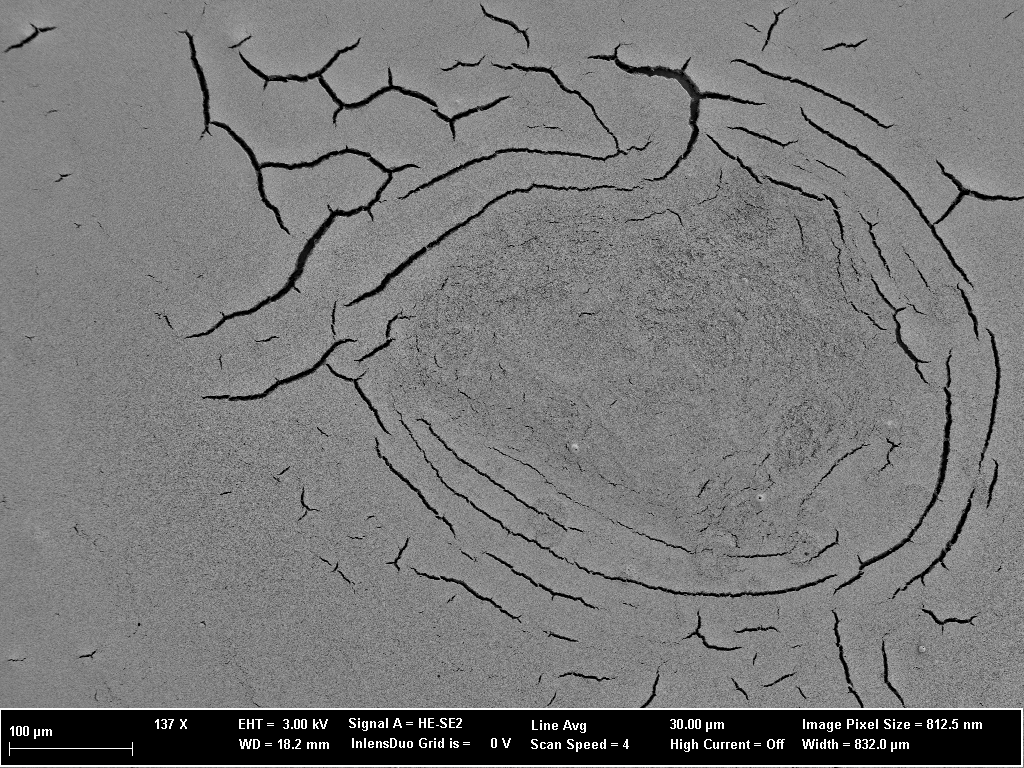
#> input picture input/crack3.tif, 1024 x 768 px
$ jupyter execute crackrecognition.ipynb
#> lines starting #> are read from the running program, lines starting #| are printed output that depends on the picture; after the words box and inside, x2 and y2 are one past the last pixel; in counts of white or black regions, pixels touching at a corner belong together; long printed decimals are rounded
[cell 1]
import cv2 as cv
import matplotlib.pyplot as plt
import numpy as np

[cell 2]
picture = './input/crack3.tif'
img_demo = cv.imread(picture)
#> img_demo is the input picture: shape (768, 1024, 3); min 0, max 255, mean 120.8
plt.imshow(img_demo)
plt.xticks([]), plt.yticks([])
plt.show()

[cell 3]
img = cv.imread(picture, cv.IMREAD_GRAYSCALE)
#> img: shape (768, 1024); min 0, max 255, mean 120.8
plt.imshow(img)
plt.xticks([]), plt.yticks([])
plt.show()

[cell 4]
height = img.shape[0]
#> height = 768
width = img.shape[1]
#> width = 1024
img_crop = img[0:height-60, 0:width]
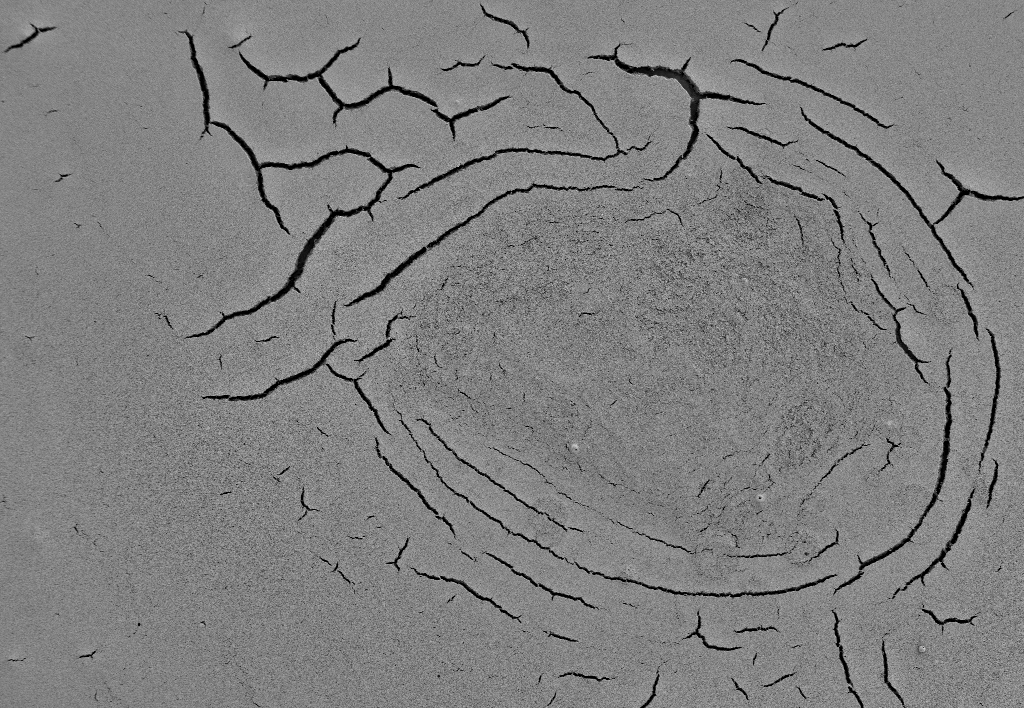
#> img_crop: shape (708, 1024); min 0, max 217, mean 127.9

[cell 5]
plt.imshow(img_crop)
plt.xticks([]), plt.yticks([])
plt.show()

[cell 6]
img_smooth = cv.bilateralFilter(img_crop, 5,25,25)

[cell 7]
plt.imshow(img_smooth)
plt.xticks([]), plt.yticks([])
plt.show()

[cell 8]
ret, img_proc = cv.threshold(img_smooth, 75, 255, cv.THRESH_BINARY)
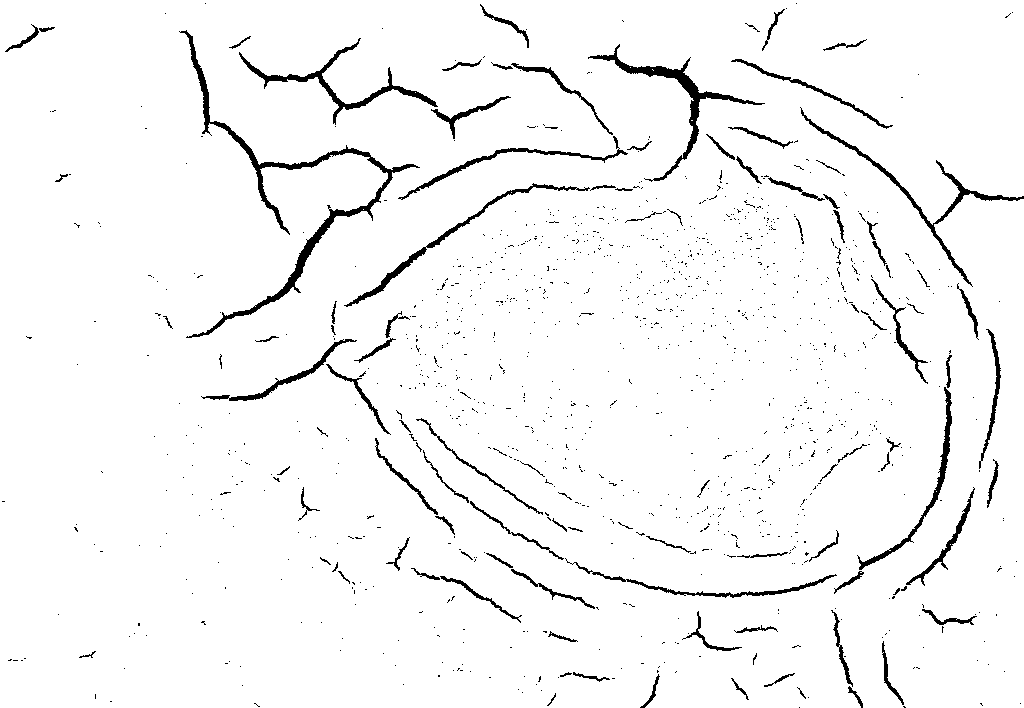
#> img_proc: shape (708, 1024); 96.3% white; 1236 black regions (1132 under 20 px), largest, box (x1, y1, x2, y2) and area: (179, 30, 420, 338) 3710, (588, 44, 765, 182) 1841, (239, 38, 438, 125) 1521

[cell 9]
plt.imshow(img_proc)
plt.xticks([]), plt.yticks([])
plt.show()

[cell 10]
pixels = np.prod(img_proc.shape)
#> pixels = 724992
crackpixels = list(np.unique(img_proc, return_counts=True)[1])[0]
#> crackpixels = 27178
percentcrack = crackpixels / pixels
#> percentcrack = 0.0375

[cell 11]
print(percentcrack * 100)
#| 3.749

$ run again, with input/crack1.tif copied over input/crack3.tif
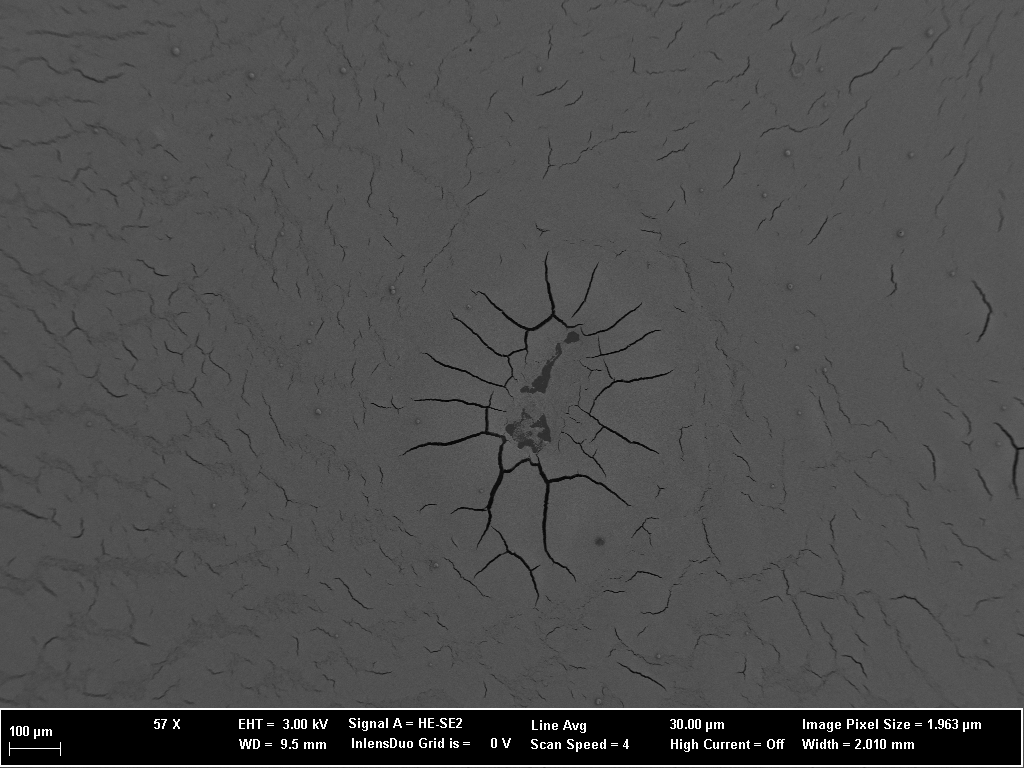
#> input picture input/crack1.tif, 1024 x 768 px
#> img_demo is the input picture: shape (768, 1024, 3); min 0, max 255, mean 78.3
#> `img_crop = img[0:height-60, 0:width]`:
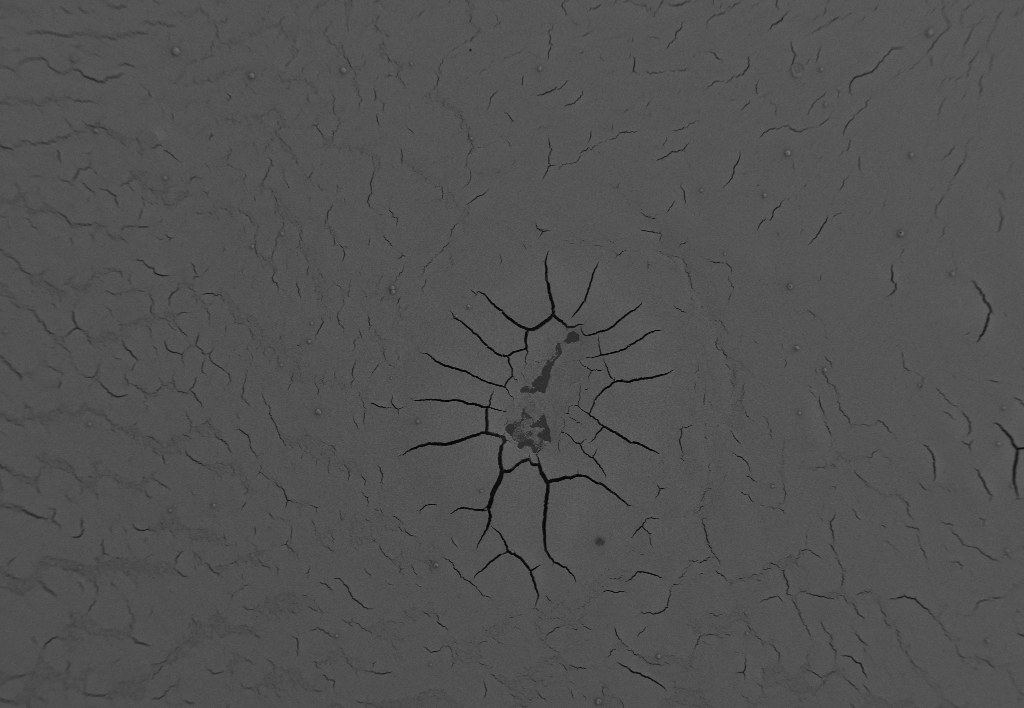
#> img_crop: shape (708, 1024); min 3, max 113, mean 81.8
#> `ret, img_proc = cv.threshold(img_smooth, 75, 255, cv.THRESH_BINARY)`:
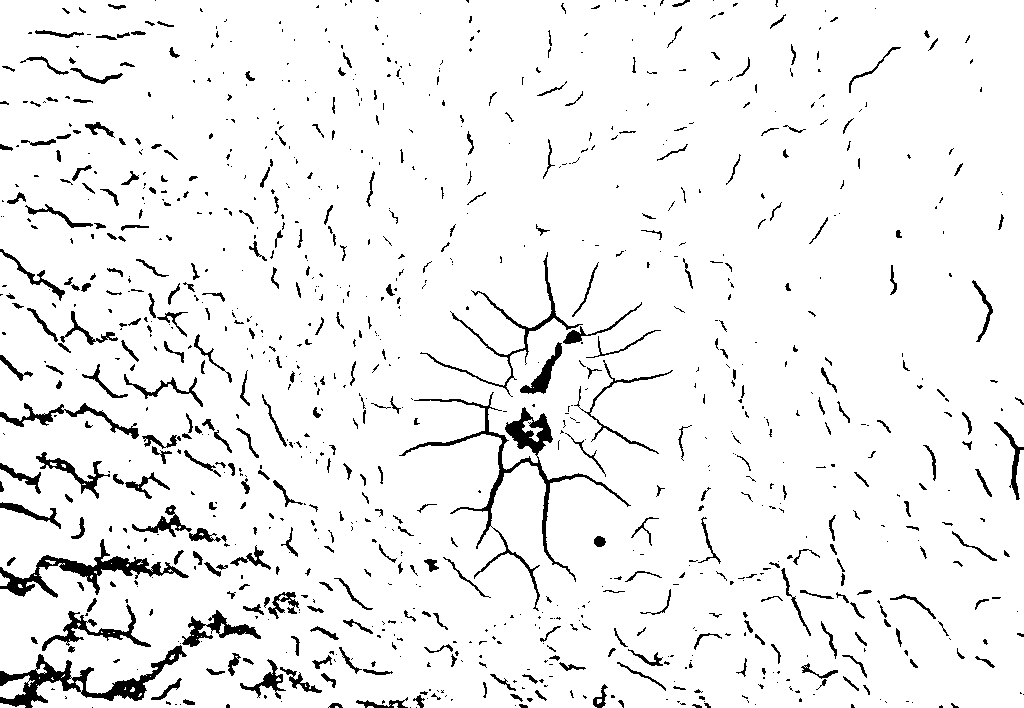
#> img_proc: shape (708, 1024); 94.1% white; 1009 black regions (645 under 20 px), largest, box (x1, y1, x2, y2) and area: (399, 392, 631, 611) 3557, (0, 645, 187, 708) 2770, (0, 539, 189, 598) 2388
#> crackpixels = 42658
#> percentcrack = 0.0588
#| 5.884

$ run again, with input/crack2.tif copied over input/crack3.tif
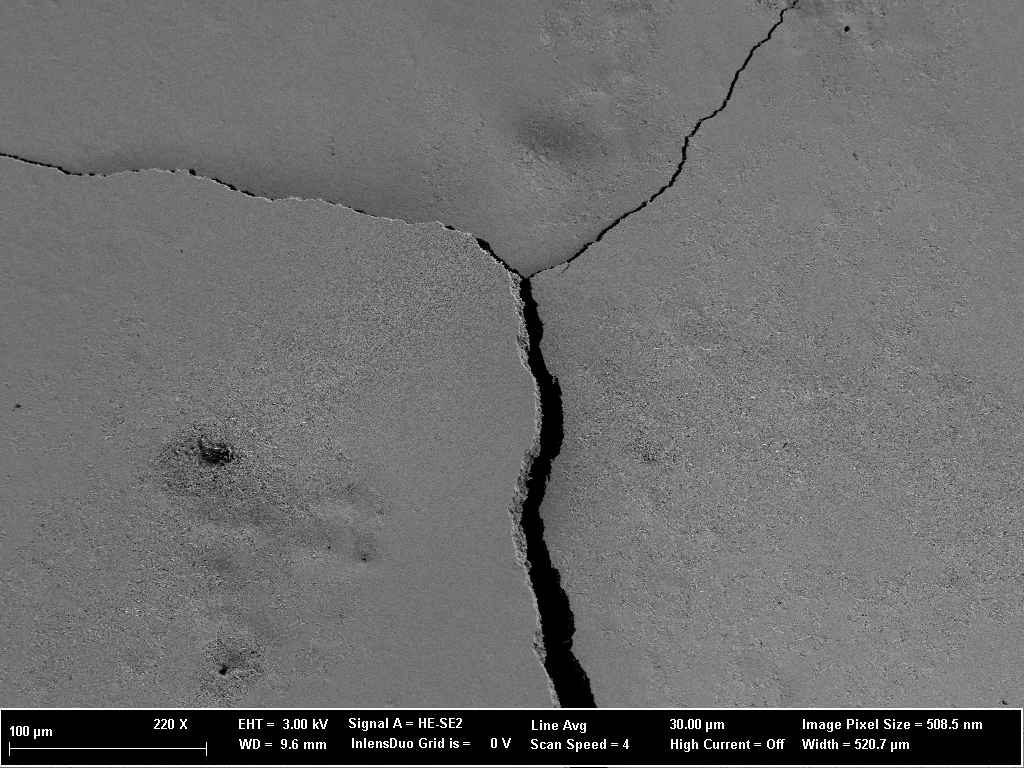
#> input picture input/crack2.tif, 1024 x 768 px
#> img_demo is the input picture: shape (768, 1024, 3); min 0, max 255, mean 108.8
#> `img_crop = img[0:height-60, 0:width]`:
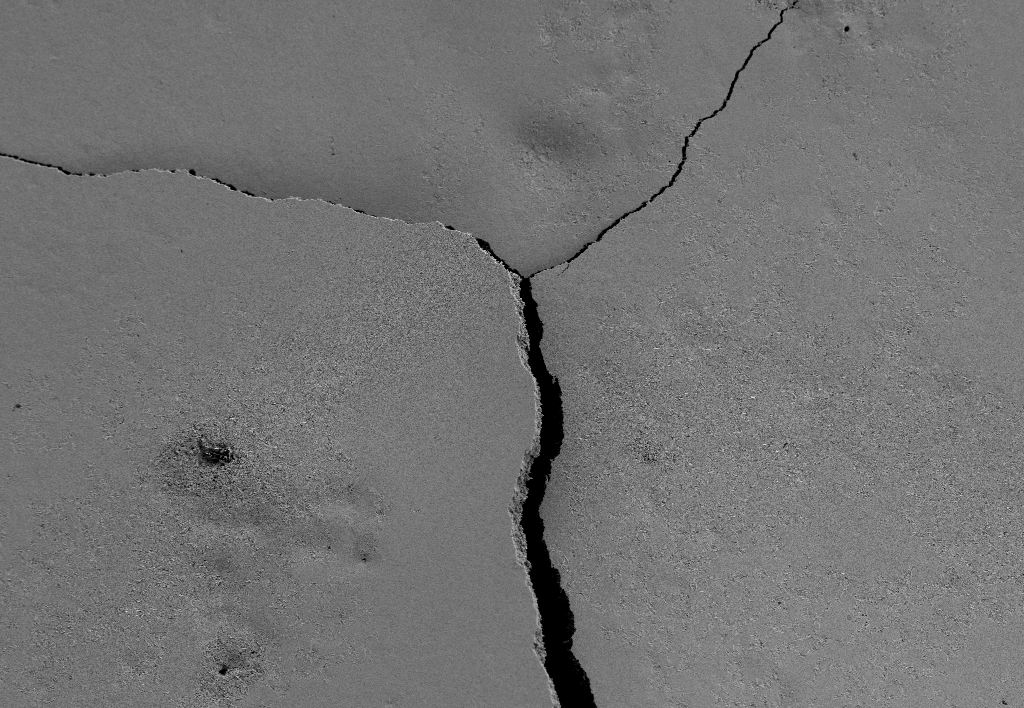
#> img_crop: shape (708, 1024); min 0, max 241, mean 114.8
#> `ret, img_proc = cv.threshold(img_smooth, 75, 255, cv.THRESH_BINARY)`:
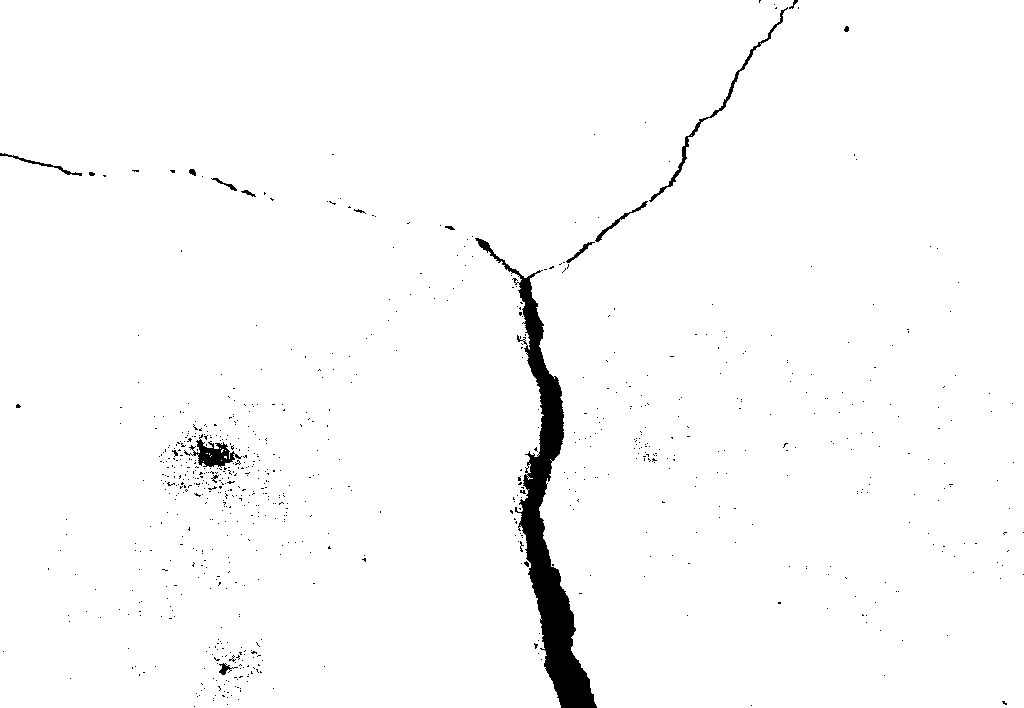
#> img_proc: shape (708, 1024); 98% white; 791 black regions (774 under 20 px), largest, box (x1, y1, x2, y2) and area: (475, 238, 597, 708) 10471, (649, 7, 788, 202) 758, (184, 434, 242, 468) 723
#> crackpixels = 14462
#> percentcrack = 0.0199
#| 1.995
